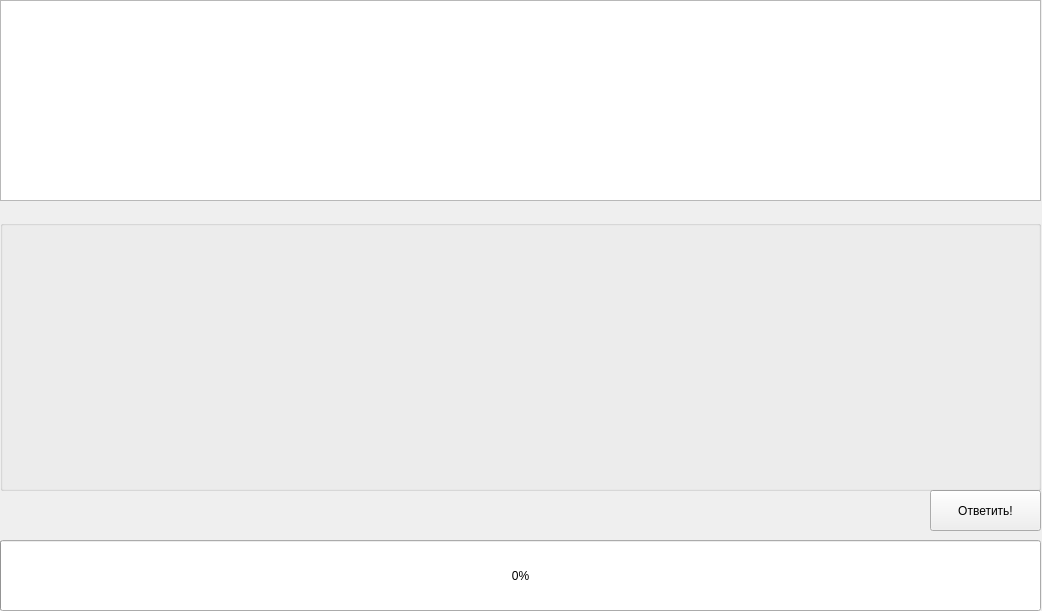
<?xml version="1.0" encoding="UTF-8"?>
<ui version="4.0">
 <class>Form</class>
 <widget class="QWidget" name="Form">
  <property name="geometry">
   <rect>
    <x>0</x>
    <y>0</y>
    <width>1042</width>
    <height>611</height>
   </rect>
  </property>
  <property name="windowTitle">
   <string>Form</string>
  </property>
  <widget class="QPushButton" name="answer_btn">
   <property name="geometry">
    <rect>
     <x>930</x>
     <y>490</y>
     <width>111</width>
     <height>41</height>
    </rect>
   </property>
   <property name="text">
    <string>Ответить!</string>
   </property>
  </widget>
  <widget class="QGroupBox" name="groupBox">
   <property name="geometry">
    <rect>
     <x>0</x>
     <y>220</y>
     <width>1041</width>
     <height>271</height>
    </rect>
   </property>
   <property name="title">
    <string/>
   </property>
  </widget>
  <widget class="QTextEdit" name="question">
   <property name="geometry">
    <rect>
     <x>0</x>
     <y>0</y>
     <width>1041</width>
     <height>201</height>
    </rect>
   </property>
   <property name="font">
    <font>
     <pointsize>14</pointsize>
    </font>
   </property>
   <property name="readOnly">
    <bool>true</bool>
   </property>
   <property name="html">
    <string>&lt;!DOCTYPE HTML PUBLIC &quot;-//W3C//DTD HTML 4.0//EN&quot; &quot;http://www.w3.org/TR/REC-html40/strict.dtd&quot;&gt;
&lt;html&gt;&lt;head&gt;&lt;meta name=&quot;qrichtext&quot; content=&quot;1&quot; /&gt;&lt;style type=&quot;text/css&quot;&gt;
p, li { white-space: pre-wrap; }
&lt;/style&gt;&lt;/head&gt;&lt;body style=&quot; font-family:'MS Shell Dlg 2'; font-size:14pt; font-weight:400; font-style:normal;&quot;&gt;
&lt;p style=&quot;-qt-paragraph-type:empty; margin-top:0px; margin-bottom:0px; margin-left:0px; margin-right:0px; -qt-block-indent:0; text-indent:0px;&quot;&gt;&lt;br /&gt;&lt;/p&gt;&lt;/body&gt;&lt;/html&gt;</string>
   </property>
  </widget>
  <widget class="QProgressBar" name="progressBar">
   <property name="geometry">
    <rect>
     <x>0</x>
     <y>540</y>
     <width>1041</width>
     <height>71</height>
    </rect>
   </property>
   <property name="value">
    <number>0</number>
   </property>
  </widget>
 </widget>
 <resources/>
 <connections/>
</ui>
